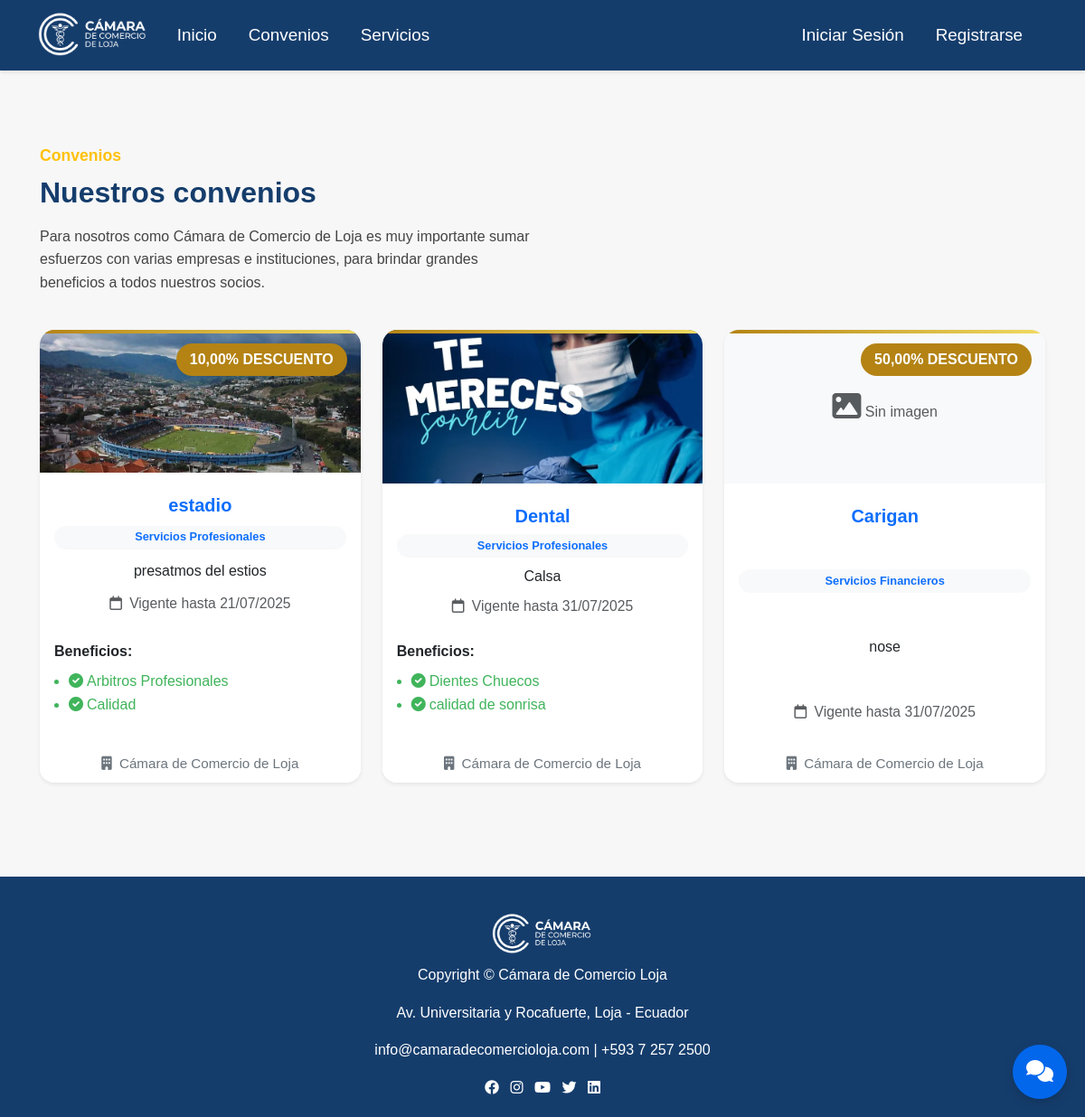
/convenios/, run on an earlier commit of the app's database.
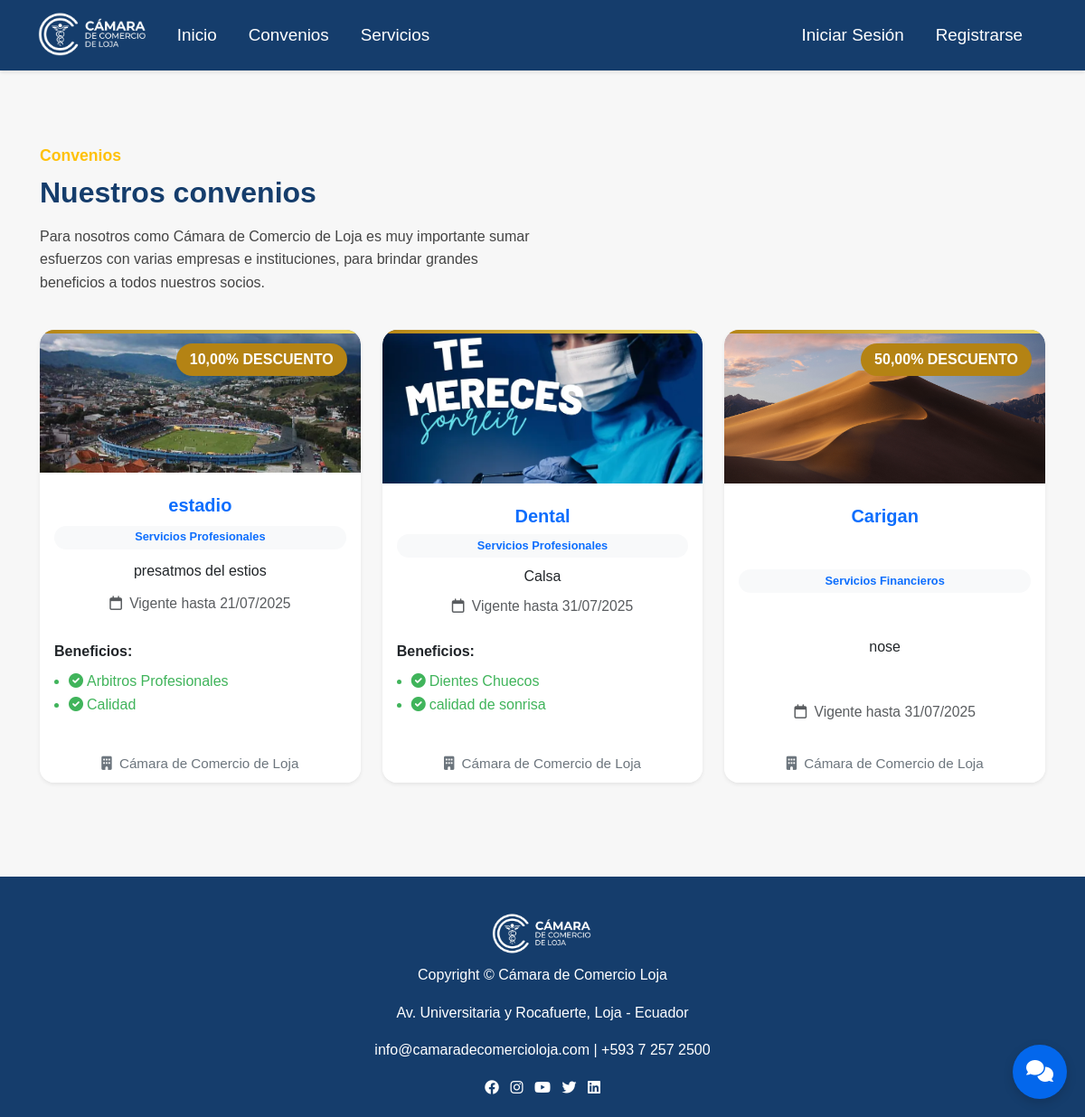
And on a later commit of the database.
### camara/models.py (models this page shows, shortened)
class Convenio(models.Model):
    CATEGORIA_CHOICES = [
        ('financieros', 'Servicios Financieros'),
        ('turismo', 'Turismo y Hotelería'),
        ('profesionales', 'Servicios Profesionales'),
        ('graficos', 'Servicios Gráficos'),
    ]
    nombre = models.CharField(max_length=255)
    descripcion = models.TextField(null=True, blank=True)
    imagen = models.ImageField(upload_to='convenios/', null=True, blank=True)
    fecha_fin = models.DateField(null=True, blank=True)
    categoria = models.CharField(
        max_length=20,
        choices=CATEGORIA_CHOICES,
        default='financieros'
    )
    tiene_descuento = models.BooleanField(default=False)  # Nuevo campo
    porcentaje_descuento = models.DecimalField(max_digits=5, decimal_places=2, null=True, blank=True)  # Nuevo campo

### camara/views.py (the view)
# urls.py: path('convenios/', views.convenios, name='convenios'),
def convenios(request):
    convenios = Convenio.objects.all()
    return render(request, 'vista_publica/convenios.html', {'convenios': convenios})

### camara/template/vista_publica/convenios.html (shortened to what this page needs)
{% extends "master.html" %}
{% load static %}
{% block content %}
<div class="container mt-5">
    <div class="row align-items-center mb-4">
        <div class="col-md-6">
            <span class="convenios-subtitulo">Convenios</span>
            <h2 class="convenios-titulo mt-2">Nuestros convenios</h2>
            <p class="convenios-descripcion mt-3">
                Para nosotros como Cámara de Comercio de Loja es muy importante sumar esfuerzos con varias empresas e
                instituciones, para brindar grandes beneficios a todos nuestros socios.
            </p>
        </div>
    </div>
    <div class="row justify-content-center">
        {% for convenio in convenios %}
        <div class="col-md-4 mb-4 d-flex align-items-stretch">
            <div class="card shadow-sm h-100 w-100 border-0 rounded-4 card-convenio position-relative">
                {% if convenio.imagen %}
                <img src="{{ convenio.imagen.url }}" alt="{{ convenio.nombre }}" class="card-img-top rounded-top-4"
                    style="max-height:170px;object-fit:cover;">
                {% else %}
                <div class="card-img-top bg-light d-flex align-items-center justify-content-center rounded-top-4"
                    style="height:170px;">
                    <span class="text-muted"><i class="fas fa-image fa-2x"></i> Sin imagen</span>
                </div>
                {% endif %}
                {% if convenio.tiene_descuento and convenio.porcentaje_descuento %}
                <span class="discount-badge">{{ convenio.porcentaje_descuento }}% DESCUENTO</span>
                {% endif %}
                <div class="card-body text-center d-flex flex-column justify-content-between">
                    <h5 class="card-title mt-2 fw-bold text-primary">{{ convenio.nombre }}</h5>
                    <span class="badge bg-light text-primary mb-2">
                        {{ convenio.get_categoria_display }}
                    </span>
                    <p class="card-text mb-2">{{ convenio.descripcion }}</p>
                    {% if convenio.fecha_fin %}
                    <div class="text-muted mb-2" style="font-size:0.98em;">
                        <i class="fa-regular fa-calendar me-1"></i>
                        Vigente hasta {{ convenio.fecha_fin|date:"d/m/Y" }}
                    </div>
                    {% endif %}
                    {% with beneficios=convenio.beneficio_set.all %}
                    {% if beneficios %}
                    <div class="mt-3 text-start">
                        <strong>Beneficios:</strong>
                        <ul class="ps-3" style="margin-top:8px;">
                            {% for beneficio in beneficios %}
                            <li style="color:#40b45b;">
                                <i class="fas fa-check-circle me-1"></i>{{ beneficio.descripcion }}
                            </li>
                            {% endfor %}
                        </ul>
                    </div>
                    {% endif %}
                    {% endwith %}
                </div>
                <div class="card-footer bg-white border-0 text-center">
                    <span class="text-secondary" style="font-size:0.95em;">
                        <i class="fas fa-building me-1"></i> Cámara de Comercio de Loja
                    </span>
                </div>
            </div>
        </div>
        {% empty %}
        <div class="col-12">
            <div class="alert alert-info text-center">No hay convenios registrados.</div>
        </div>
        {% endfor %}
    </div>
</div>
{% endblock %}

What changed in the data, as far as the page shows it:
changed Convenio "Carigan": imagen: picture added; no longer shows "Sin imagen"
